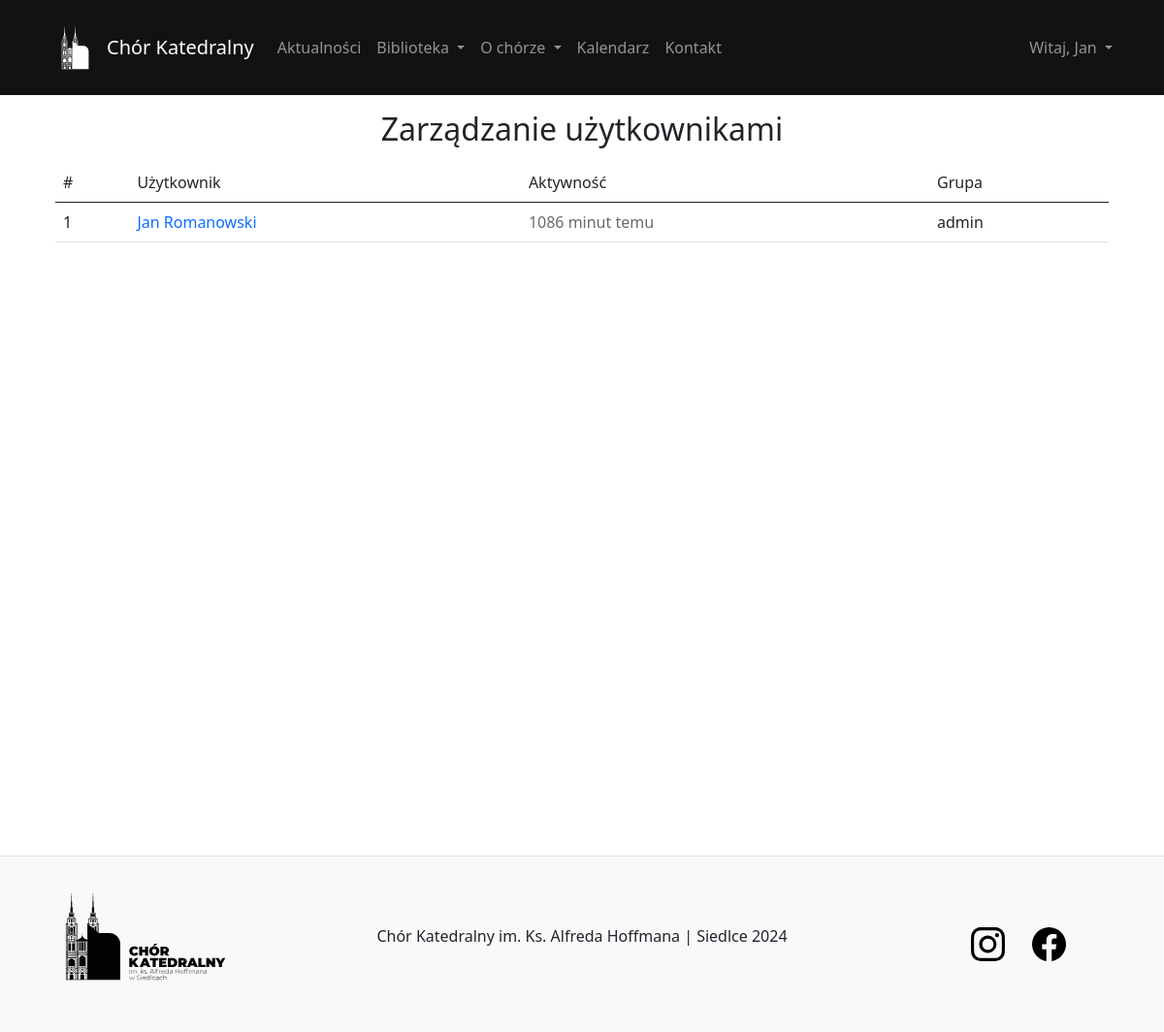
Page /user/manage-users/ (signed in) on the earlier database version.
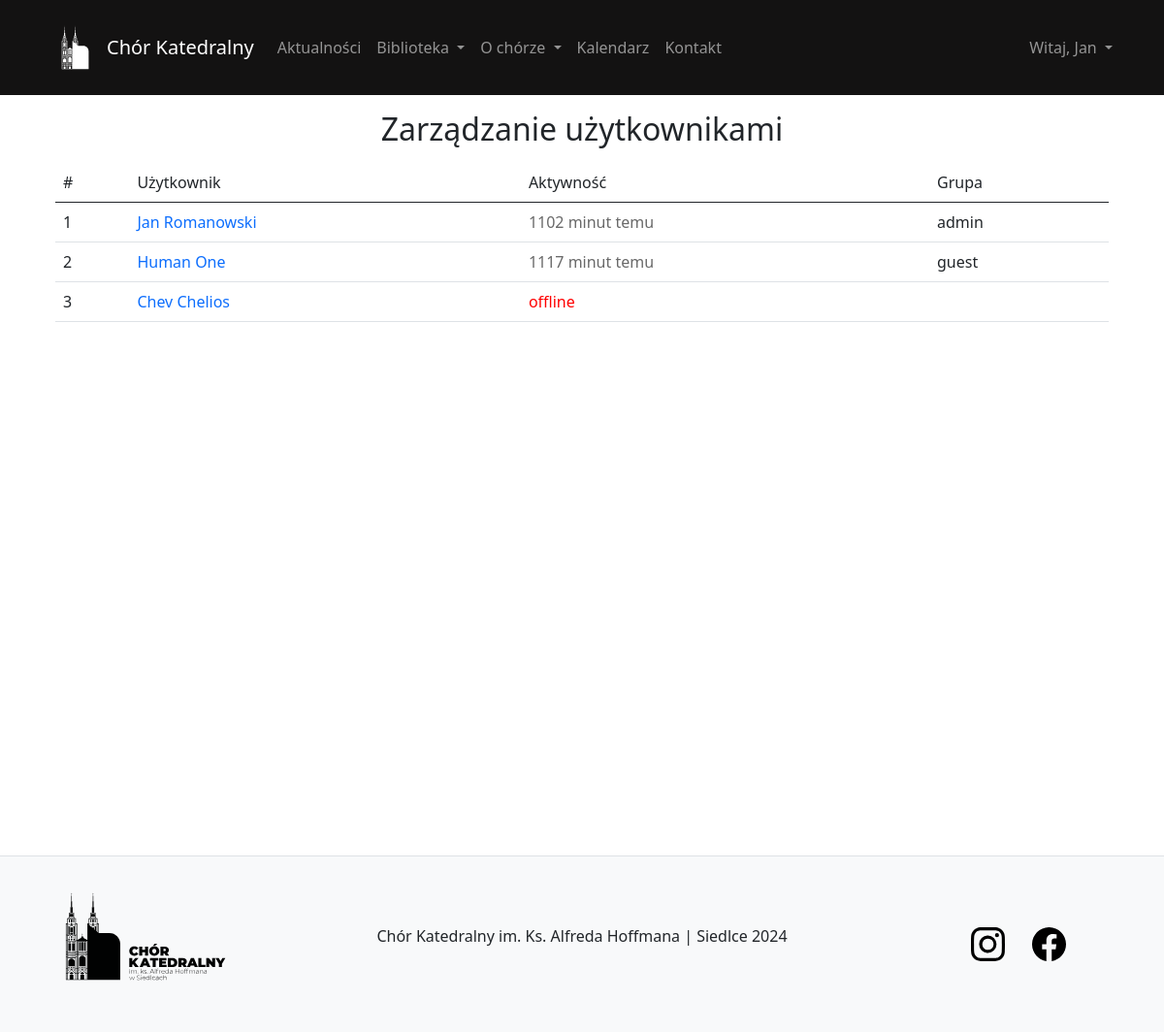
Same page on the later database version.
### user/models.py (models this page shows, shortened)
class User(AbstractBaseUser, PermissionsMixin):
    email = models.EmailField(unique=True)
    name = models.CharField(max_length=30)
    surname = models.CharField(max_length=30)
    voice_type = models.CharField(max_length=10, default='guest')
    last_activity = models.DateTimeField(null=True, blank=True)
    is_staff = models.BooleanField(default=False)
    is_active = models.BooleanField(default=True)
    date_joined = models.DateTimeField(default=timezone.now)
    objects = CustomUserManager()
    USERNAME_FIELD = 'email'
    REQUIRED_FIELDS = ['name', 'surname']

### user/views.py (the view)
# urls.py: path('manage-users/', views.manageUsers, name='manageUsers'),
@permission_required('user.change_user', raise_exception=True)
def manageUsers(request):
    users = User.objects.all()
    context = {
        'users': users,
        'form': UserPermissionsForm(),
    }
    return render(request, 'user/manage_users.html', context)

### composition/templatetags/extras.py (called while the page is built)
@register.filter
def activity_status(last_activity):
    if last_activity is None:
        return "offline"
    now = timezone.now()
    time_diff = now - last_activity
    if time_diff < timedelta(minutes=5):
        return "online"
    else:
        return f"{time_diff.seconds // 60} minut temu"

### library/context_processors.py (called while the page is built)
def current_time(request):
    now = timezone.now()
    return {
        'current_year': now.year,
        'current_month': now.month,
    }

### user/templates/user/manage_users.html (shortened to what this page needs)
{% extends 'content/template.html' %}
{% load extras %}
{% load static %}
{% block body %}
<h2 class="mb-3 mt-3 text-center">Zarządzanie użytkownikami</h2>
<div class="container-fluid w-100">
    <table class="table table-hover">
        <thead>
            <tr>
                <td>#</td>
                <td>Użytkownik</td>
                <td>Aktywność</td>
                <td>Grupa</td>
            </tr>
    </thead>
    <tbody>
        {% for user in users %}
            <tr>
                <td>{{ user.id }}</td>
                <td><a {% if user.is_active == False %} style="color:red;" {% endif %}  href="{% url 'detailsUser' id=user.id %}">{{ user.name }} {{ user.surname }}</a></td>
                {% if user.last_activity|activity_status == 'online' %}
                    <td class="online">{{ user.last_activity|activity_status }}</td>
                {% elif user.last_activity|activity_status == 'offline' %}
                    <td class="offline">{{ user.last_activity|activity_status }}</td>
                {% else %}
                    <td class="recently">{{ user.last_activity|activity_status }}</td>
                {% endif %}
                <td>{{ user.groups.first.name }}</td>
            </tr>
        {% endfor %}
    </tbody>
    </table>
</div>
{% endblock %}

### content/templates/content/template.html (shortened to what this page needs)
{% load static %}
<!DOCTYPE html>
<html lang="en">
<head>
    <link href="https://cdn.jsdelivr.net/npm/bootstrap@5.0.2/dist/css/bootstrap.min.css" rel="stylesheet">
    <link rel="stylesheet" href="https://cdnjs.cloudflare.com/ajax/libs/toastr.js/latest/toastr.min.css">
    <link rel="stylesheet" href="{% static 'content/css/main.css' %}">
</head>
<body class="body-bg">
    <div class="overlay">
        <nav class="navbar navbar-dark navbar-expand-lg bg-dark sticky-top">
            <div class="container main-container">
                <img class="m-0 p-0" src="{% static 'content/img/logo_light.svg' %}" width="65px" alt="Chór Katedralny">
                <a class="navbar-brand text-center" href="/">
                    Chór Katedralny
                </a>
                <div class="collapse navbar-collapse" id="navbarTogglerDemo03">
                    <ul class="navbar-nav me-auto mb-2 mb-lg-0">
                        <li class="nav-item">
                            <a class="nav-link" href="{% url 'listNews' %}">Aktualności</a>
                        </li>
                        {% if user.is_authenticated %}
                        <li class="nav-item dropdown">
                            <a class="nav-link dropdown-toggle" href="#" id="navbarDarkDropdownMenuLink" role="button"
                               data-bs-toggle="dropdown" aria-expanded="false">
                                Biblioteka
                            </a>
                        </li>
                        {% else %}
                        <li class="nav-item">
                            <a class="nav-link" href="{% url 'listComposition' %}">Biblioteka</a>
                        </li>
                        {% endif %}
                        <ul class="navbar-nav">
                            <li class="nav-item dropdown">
                                <a class="nav-link dropdown-toggle" href="#" id="navbarDarkDropdownMenuLink" role="button"
                                   data-bs-toggle="dropdown" aria-expanded="false">
                                    O chórze
                                </a>
                            </li>
                        </ul>
                        <li class="nav-item">
                            {% if current_year and current_month %}
                            <a class="nav-link" href="{% url 'calendar' current_year current_month %}">Kalendarz</a>
                            {% else %}
                                <a class="nav-link" href="#">Kalendarz</a>
                            {% endif %}
                        </li>
                        <li class="nav-item">
                            <a class="nav-link" href="{% url 'contact' %}">Kontakt</a>
                        </li>
                    </ul>
                    {% if user.is_authenticated %}
                        <ul class="navbar-nav">
                            <li class="nav-item dropdown">
                                <a class="nav-link dropdown-toggle" href="#" id="navbarDarkDropdownMenuLink" role="button"
                                   data-bs-toggle="dropdown" aria-expanded="false">
                                   Witaj, {{ user.name }}
                                </a>
                            </li>
                        </ul>
                    {% else %}
                        <a class="btn btn-success" href="{% url 'signIn' %}" role="button">Zaloguj</a>
                    {% endif %}
                </div>
            </div>
        </nav>
        <div class="container main-container align-items-center" style="min-height: 90vh; width: 100%">
            <div class="toast-container position-fixed bottom-0 end-0 p-3" style="z-index: 11">
            </div>
            {% block body %}
            {% endblock %}
        </div>
        {% include 'content/footer.html' %}
    </div>
</body>
</html>

Differences in the rows shown:
changed User "Jan": last_activity|activity_status "1086 minut temu" → "1102 minut temu"
added User: id "2", name "Human", surname "One", last_activity|activity_status "1117 minut temu", groups.first.name "guest"
added User: id "3", name "Chev", surname "Chelios", last_activity|activity_status "offline"
